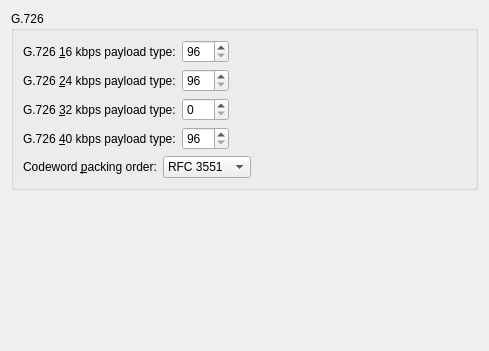
         <widget class="QWidget" name="tabG726">
          <attribute name="title">
           <string>G.726</string>
          </attribute>
          <layout class="QVBoxLayout">
           <item>
            <widget class="QGroupBox" name="g726GroupBox">
             <property name="title">
              <string>G.726</string>
             </property>
             <layout class="QGridLayout">
              <item row="0" column="0">
               <layout class="QGridLayout">
                <item row="3" column="0">
                 <widget class="QLabel" name="g72640PayloadTypeTextLabel">
                  <property name="text">
                   <string>G.726 &amp;40 kbps payload type:</string>
                  </property>
                  <property name="wordWrap">
                   <bool>false</bool>
                  </property>
                  <property name="buddy">
                   <cstring>g72640PayloadSpinBox</cstring>
                  </property>
                 </widget>
                </item>
                <item row="3" column="1">
                 <widget class="QSpinBox" name="g72640PayloadSpinBox">
                  <property name="whatsThis">
                   <string>The dynamic type value (96 or higher) to be used for G.726 40 kbps.</string>
                  </property>
                  <property name="minimum">
                   <number>96</number>
                  </property>
                  <property name="maximum">
                   <number>127</number>
                  </property>
                 </widget>
                </item>
                <item row="2" column="1">
                 <widget class="QSpinBox" name="g72632PayloadSpinBox">
                  <property name="whatsThis">
                   <string>The dynamic type value (96 or higher) to be used for G.726 32 kbps.</string>
                  </property>
                  <property name="minimum">
                   <number>0</number>
                  </property>
                  <property name="maximum">
                   <number>127</number>
                  </property>
                 </widget>
                </item>
                <item row="1" column="0">
                 <widget class="QLabel" name="g72624PayloadTypeTextLabel">
                  <property name="text">
                   <string>G.726 &amp;24 kbps payload type:</string>
                  </property>
                  <property name="wordWrap">
                   <bool>false</bool>
                  </property>
                  <property name="buddy">
                   <cstring>g72624PayloadSpinBox</cstring>
                  </property>
                 </widget>
                </item>
                <item row="1" column="1">
                 <widget class="QSpinBox" name="g72624PayloadSpinBox">
                  <property name="whatsThis">
                   <string>The dynamic type value (96 or higher) to be used for G.726 24 kbps.</string>
                  </property>
                  <property name="minimum">
                   <number>96</number>
                  </property>
                  <property name="maximum">
                   <number>127</number>
                  </property>
                 </widget>
                </item>
                <item row="2" column="0">
                 <widget class="QLabel" name="g72632PayloadTypeTextLabel">
                  <property name="text">
                   <string>G.726 &amp;32 kbps payload type:</string>
                  </property>
                  <property name="wordWrap">
                   <bool>false</bool>
                  </property>
                  <property name="buddy">
                   <cstring>g72632PayloadSpinBox</cstring>
                  </property>
                 </widget>
                </item>
                <item row="0" column="1">
                 <widget class="QSpinBox" name="g72616PayloadSpinBox">
                  <property name="whatsThis">
                   <string>The dynamic type value (96 or higher) to be used for G.726 16 kbps.</string>
                  </property>
                  <property name="minimum">
                   <number>96</number>
                  </property>
                  <property name="maximum">
                   <number>127</number>
                  </property>
                 </widget>
                </item>
                <item row="0" column="0">
                 <widget class="QLabel" name="g72616PayloadTypeTextLabel">
                  <property name="text">
                   <string>G.726 &amp;16 kbps payload type:</string>
                  </property>
                  <property name="wordWrap">
                   <bool>false</bool>
                  </property>
                  <property name="buddy">
                   <cstring>g72616PayloadSpinBox</cstring>
                  </property>
                 </widget>
                </item>
               </layout>
              </item>
              <item row="0" column="1">
               <spacer>
                <property name="orientation">
                 <enum>Qt::Horizontal</enum>
                </property>
                <property name="sizeType">
                 <enum>QSizePolicy::Expanding</enum>
                </property>
                <property name="sizeHint" stdset="0">
                 <size>
                  <width>231</width>
                  <height>20</height>
                 </size>
                </property>
               </spacer>
              </item>
              <item row="1" column="0" colspan="2">
               <layout class="QHBoxLayout">
                <item>
                 <widget class="QLabel" name="g726PackingTextLabel">
                  <property name="text">
                   <string>Codeword &amp;packing order:</string>
                  </property>
                  <property name="wordWrap">
                   <bool>false</bool>
                  </property>
                  <property name="buddy">
                   <cstring>g726PackComboBox</cstring>
                  </property>
                 </widget>
                </item>
                <item>
                 <widget class="QComboBox" name="g726PackComboBox">
                  <property name="whatsThis">
                   <string>There are 2 standards to pack the G.726 codewords into an RTP packet. RFC 3551 is the default packing method. Some SIP devices use ATM AAL2 however. If you experience bad quality using G.726 with RFC 3551 packing, then try ATM AAL2 packing.</string>
                  </property>
                  <item>
                   <property name="text">
                    <string>RFC 3551</string>
                   </property>
                  </item>
                  <item>
                   <property name="text">
                    <string>ATM AAL2</string>
                   </property>
                  </item>
                 </widget>
                </item>
                <item>
                 <spacer>
                  <property name="orientation">
                   <enum>Qt::Horizontal</enum>
                  </property>
                  <property name="sizeType">
                   <enum>QSizePolicy::Expanding</enum>
                  </property>
                  <property name="sizeHint" stdset="0">
                   <size>
                    <width>141</width>
                    <height>20</height>
                   </size>
                  </property>
                 </spacer>
                </item>
               </layout>
              </item>
             </layout>
            </widget>
           </item>
           <item>
            <spacer>
             <property name="orientation">
              <enum>Qt::Vertical</enum>
             </property>
             <property name="sizeType">
              <enum>QSizePolicy::Expanding</enum>
             </property>
             <property name="sizeHint" stdset="0">
              <size>
               <width>20</width>
               <height>150</height>
              </size>
             </property>
            </spacer>
           </item>
          </layout>
         </widget>
